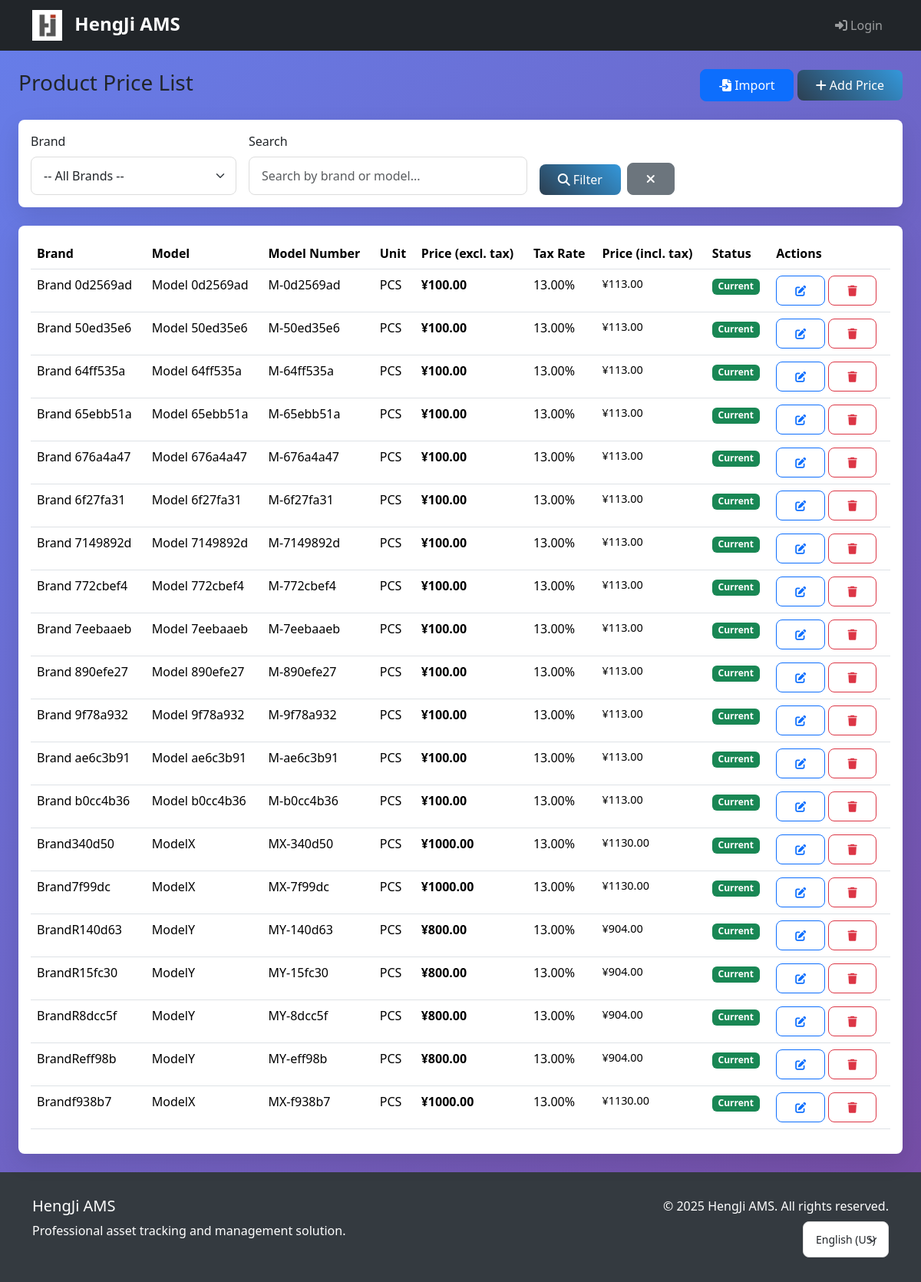
Before: /en-us/products/ with the older database file.
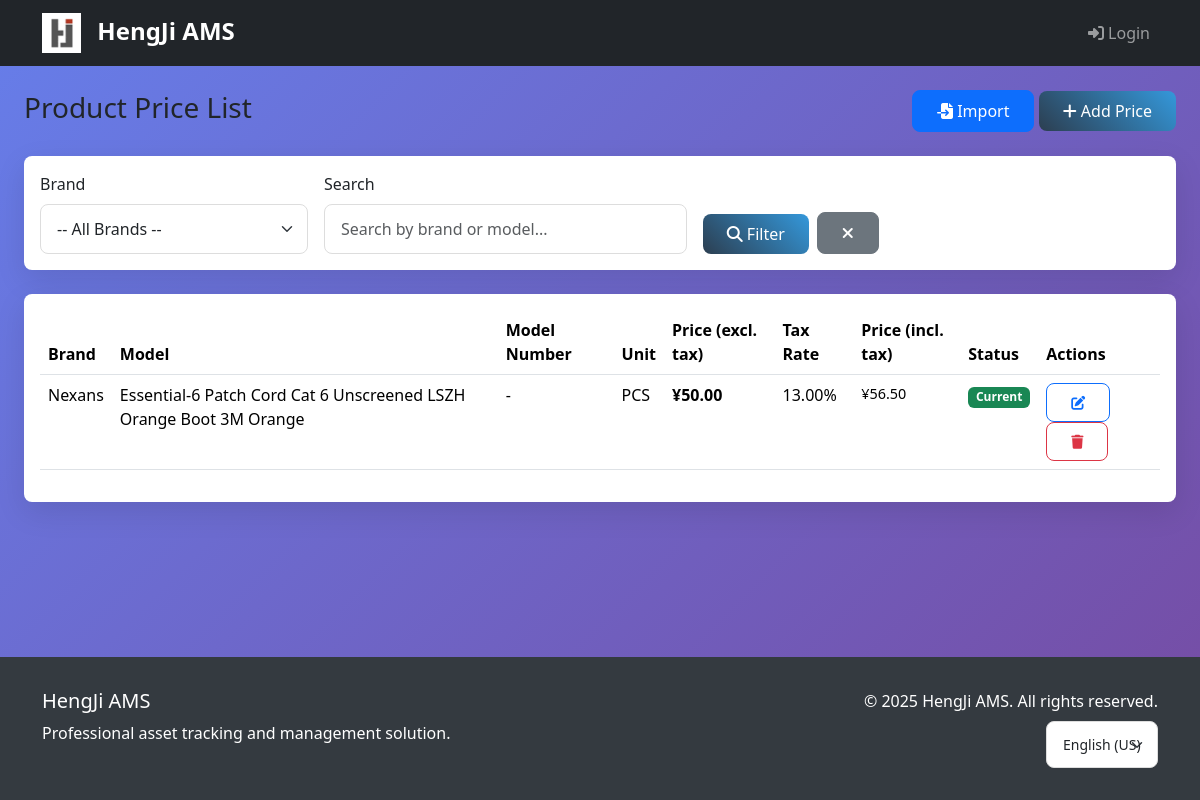
After: the same page with the newer database file.
### products/models.py (models this page shows, shortened)
class ProductPrice(models.Model):
    brand = models.ForeignKey(
        AssetBrand,
        on_delete=models.CASCADE,
        related_name='product_prices',
        verbose_name=_('Brand')
    )
    model = models.ForeignKey(
        AssetModel,
        on_delete=models.CASCADE,
        related_name='product_prices',
        verbose_name=_('Model')
    )
    unit = models.CharField(
        max_length=50,
        default='PCS',
        verbose_name=_('Unit'),
        help_text=_('Unit of measure (e.g., PCS, SET, KG)')
    )
    price_without_tax = models.DecimalField(
        max_digits=12,
        decimal_places=2,
        validators=[MinValueValidator(Decimal('0.00'))],
        verbose_name=_('Price Without Tax')
    )
    price_with_tax = models.DecimalField(
        max_digits=12,
        decimal_places=2,
        blank=True,
        null=True,
        validators=[MinValueValidator(Decimal('0.00'))],
        verbose_name=_('Price With Tax')
    )
    tax_rate = models.DecimalField(
        max_digits=5,
        decimal_places=2,
        default=Decimal('13.00'),
        validators=[MinValueValidator(Decimal('0.00'))],
        verbose_name=_('Tax Rate (%)'),
        help_text=_('Tax rate as percentage (e.g., 13.00 for 13%)')
    )
    is_current = models.BooleanField(
        default=True,
        verbose_name=_('Current Price'),
        help_text=_('Whether this is the current active price')
    )
    valid_from = models.DateField(
        null=True,
        blank=True,
        verbose_name=_('Valid From'),
        help_text=_('Date from which this price is valid')
    )
    valid_until = models.DateField(
        null=True,
        blank=True,
        verbose_name=_('Valid Until'),
        help_text=_('Date until which this price is valid')
    )
    notes = models.TextField(
        blank=True,
        verbose_name=_('Notes')
    )
    created_at = models.DateTimeField(auto_now_add=True, verbose_name=_('Created At'))
    updated_at = models.DateTimeField(auto_now=True, verbose_name=_('Updated At'))
    class Meta:
        verbose_name = _('Product Price')
        verbose_name_plural = _('Product Prices')
        ordering = ['brand__name', 'model__name']
        unique_together = ['brand', 'model']

### assets/models.py (models this page shows, shortened)
class AssetBrand(models.Model):
    id = models.UUIDField(primary_key=True, default=uuid.uuid4, editable=False)
    name = models.CharField(
        max_length=255,
        unique=True,
        verbose_name=_('Brand Name')
    )
    code = models.CharField(
        max_length=50,
        unique=True,
        verbose_name=_('Brand Code'),
        help_text=_('Short code for the brand (e.g., DELL, HP, APPLE)')
    )
    description = models.TextField(
        blank=True,
        verbose_name=_('Description')
    )
    website = models.URLField(
        blank=True,
        verbose_name=_('Website')
    )
    support_email = models.EmailField(
        blank=True,
        verbose_name=_('Support Email')
    )
    support_phone = models.CharField(
        max_length=20,
        blank=True,
        verbose_name=_('Support Phone')
    )
    is_active = models.BooleanField(default=True, verbose_name=_('Active'))
    created_at = models.DateTimeField(auto_now_add=True, verbose_name=_('Created At'))
    updated_at = models.DateTimeField(auto_now=True, verbose_name=_('Updated At'))
    class Meta:
        verbose_name = _('Asset Brand')
        verbose_name_plural = _('Asset Brands')
        ordering = ['name']

class AssetModel(models.Model):
    id = models.UUIDField(primary_key=True, default=uuid.uuid4, editable=False)
    brand = models.ForeignKey(
        AssetBrand,
        on_delete=models.CASCADE,
        related_name='models',
        verbose_name=_('Brand')
    )
    name = models.CharField(
        max_length=255,
        verbose_name=_('Model Name')
    )
    model_number = models.CharField(
        max_length=100,
        blank=True,
        verbose_name=_('Model Number'),
        help_text=_('Official model number from manufacturer')
    )
    unit = models.CharField(
        max_length=50,
        default='PCS',
        verbose_name=_('Unit'),
        help_text=_('Default unit for this model (e.g., PCS, SET, KG)')
    )
    description = models.TextField(
        blank=True,
        verbose_name=_('Description')
    )
    specifications = models.JSONField(
        default=dict,
        blank=True,
        verbose_name=_('Specifications'),
        help_text=_('Technical specifications as JSON')
    )
    is_active = models.BooleanField(default=True, verbose_name=_('Active'))
    created_at = models.DateTimeField(auto_now_add=True, verbose_name=_('Created At'))
    updated_at = models.DateTimeField(auto_now=True, verbose_name=_('Updated At'))
    class Meta:
        verbose_name = _('Asset Model')
        verbose_name_plural = _('Asset Models')
        ordering = ['brand__name', 'name']
        unique_together = ['brand', 'model_number']

### products/views.py (the view)
# urls.py: path('', views.ProductPriceListView.as_view(), name='price_list'),
class ProductPriceListView(ListView):
    model = ProductPrice
    template_name = 'products/price_list.html'
    context_object_name = 'prices'
    paginate_by = 20
    def get_queryset(self):
        queryset = ProductPrice.objects.all().select_related('brand', 'model')
        brand_id = self.request.GET.get('brand')
        if brand_id:
            queryset = queryset.filter(brand_id=brand_id)
        search = self.request.GET.get('search')
        if search:
            queryset = queryset.filter(
                models.Q(brand__name__icontains=search) |
                models.Q(model__name__icontains=search) |
                models.Q(model__model_number__icontains=search)
            )
        return queryset
    def get_context_data(self, **kwargs):
        context = super().get_context_data(**kwargs)
        context['brands'] = AssetBrand.objects.filter(is_active=True).order_by('name')
        context['selected_brand'] = self.request.GET.get('brand', '')
        context['search_query'] = self.request.GET.get('search', '')
        return context

### templates/products/price_list.html (shortened to what the changed rows need)
{% extends "base/base.html" %}
{% load i18n %}
{% block content %}
<div class="container-fluid">
    <div class="row mb-4">
        <div class="col-12 d-flex justify-content-between align-items-center">
            <h1 class="h3">{% trans "Product Price List" %}</h1>
        </div>
    </div>
    <div class="row">
        <div class="col-12">
            <div class="card">
                <div class="card-body">
                    {% if prices %}
                    <div class="table-responsive">
                        <table class="table table-hover">
                            <thead>
                                <tr>
                                    <th>{% trans "Brand" %}</th>
                                    <th>{% trans "Model" %}</th>
                                    <th>{% trans "Model Number" %}</th>
                                    <th>{% trans "Unit" %}</th>
                                    <th>{% trans "Price (excl. tax)" %}</th>
                                    <th>{% trans "Tax Rate" %}</th>
                                    <th>{% trans "Price (incl. tax)" %}</th>
                                    <th>{% trans "Status" %}</th>
                                    <th>{% trans "Actions" %}</th>
                                </tr>
                            </thead>
                            <tbody>
                                {% for price in prices %}
                                <tr>
                                    <td>{{ price.brand.name }}</td>
                                    <td>{{ price.model.name }}</td>
                                    <td>{{ price.model.model_number|default:"-" }}</td>
                                    <td>{{ price.unit }}</td>
                                    <td class="price-display">¥{{ price.price_without_tax|floatformat:2 }}</td>
                                    <td>{{ price.tax_rate }}%</td>
                                    <td class="price-with-tax">¥{{ price.price_with_tax|floatformat:2 }}</td>
                                    <td>
                                        {% if price.is_current %}
                                        <span class="badge bg-success">{% trans "Current" %}</span>
                                        {% else %}
                                        <span class="badge bg-secondary">{% trans "Inactive" %}</span>
                                        {% endif %}
                                    </td>
                                    <td>
                                        <a href="{% url 'products:price_edit' price.pk %}" class="btn btn-sm btn-outline-primary">
                                            <i class="fas fa-edit"></i>
                                        </a>
                                        <a href="{% url 'products:price_delete' price.pk %}" class="btn btn-sm btn-outline-danger">
                                            <i class="fas fa-trash"></i>
                                        </a>
                                    </td>
                                </tr>
                                {% endfor %}
                            </tbody>
                        </table>
                    </div>
                    {% endif %}
                </div>
            </div>
        </div>
    </div>
</div>
{% endblock %}

Changed rows visible on the page:
removed ProductPrice: brand.name "Brand 0d2569ad", model.name "Model 0d2569ad", model.model_number "M-0d2569ad", unit "PCS", price_without_tax "100.00", tax_rate "13.00", price_with_tax "113.00"
removed ProductPrice: brand.name "Brand 50ed35e6", model.name "Model 50ed35e6", model.model_number "M-50ed35e6", unit "PCS", price_without_tax "100.00", tax_rate "13.00", price_with_tax "113.00"
removed ProductPrice: brand.name "Brand 64ff535a", model.name "Model 64ff535a", model.model_number "M-64ff535a", unit "PCS", price_without_tax "100.00", tax_rate "13.00", price_with_tax "113.00"
removed ProductPrice: brand.name "Brand 65ebb51a", model.name "Model 65ebb51a", model.model_number "M-65ebb51a", unit "PCS", price_without_tax "100.00", tax_rate "13.00", price_with_tax "113.00"
removed ProductPrice: brand.name "Brand 676a4a47", model.name "Model 676a4a47", model.model_number "M-676a4a47", unit "PCS", price_without_tax "100.00", tax_rate "13.00", price_with_tax "113.00"
removed ProductPrice: brand.name "Brand 6f27fa31", model.name "Model 6f27fa31", model.model_number "M-6f27fa31", unit "PCS", price_without_tax "100.00", tax_rate "13.00", price_with_tax "113.00"
removed ProductPrice: brand.name "Brand 7149892d", model.name "Model 7149892d", model.model_number "M-7149892d", unit "PCS", price_without_tax "100.00", tax_rate "13.00", price_with_tax "113.00"
removed ProductPrice: brand.name "Brand 772cbef4", model.name "Model 772cbef4", model.model_number "M-772cbef4", unit "PCS", price_without_tax "100.00", tax_rate "13.00", price_with_tax "113.00"
removed ProductPrice: brand.name "Brand 7eebaaeb", model.name "Model 7eebaaeb", model.model_number "M-7eebaaeb", unit "PCS", price_without_tax "100.00", tax_rate "13.00", price_with_tax "113.00"
removed ProductPrice: brand.name "Brand 890efe27", model.name "Model 890efe27", model.model_number "M-890efe27", unit "PCS", price_without_tax "100.00", tax_rate "13.00", price_with_tax "113.00"
removed ProductPrice: brand.name "Brand 9f78a932", model.name "Model 9f78a932", model.model_number "M-9f78a932", unit "PCS", price_without_tax "100.00", tax_rate "13.00", price_with_tax "113.00"
removed ProductPrice: brand.name "Brand ae6c3b91", model.name "Model ae6c3b91", model.model_number "M-ae6c3b91", unit "PCS", price_without_tax "100.00", tax_rate "13.00", price_with_tax "113.00"
removed ProductPrice: brand.name "Brand b0cc4b36", model.name "Model b0cc4b36", model.model_number "M-b0cc4b36", unit "PCS", price_without_tax "100.00", tax_rate "13.00", price_with_tax "113.00"
removed ProductPrice: brand.name "Brand340d50", model.name "ModelX", model.model_number "MX-340d50", unit "PCS", price_without_tax "1000.00", tax_rate "13.00", price_with_tax "1130.00"
removed ProductPrice: brand.name "Brand7f99dc", model.name "ModelX", model.model_number "MX-7f99dc", unit "PCS", price_without_tax "1000.00", tax_rate "13.00", price_with_tax "1130.00"
removed ProductPrice: brand.name "BrandR140d63", model.name "ModelY", model.model_number "MY-140d63", unit "PCS", price_without_tax "800.00", tax_rate "13.00", price_with_tax "904.00"
removed ProductPrice: brand.name "BrandR15fc30", model.name "ModelY", model.model_number "MY-15fc30", unit "PCS", price_without_tax "800.00", tax_rate "13.00", price_with_tax "904.00"
removed ProductPrice: brand.name "BrandR8dcc5f", model.name "ModelY", model.model_number "MY-8dcc5f", unit "PCS", price_without_tax "800.00", tax_rate "13.00", price_with_tax "904.00"
removed ProductPrice: brand.name "BrandReff98b", model.name "ModelY", model.model_number "MY-eff98b", unit "PCS", price_without_tax "800.00", tax_rate "13.00", price_with_tax "904.00"
removed ProductPrice: brand.name "Brandf938b7", model.name "ModelX", model.model_number "MX-f938b7", unit "PCS", price_without_tax "1000.00", tax_rate "13.00", price_with_tax "1130.00"
added ProductPrice: brand.name "Nexans", model.name "Essential-6 Patch Cord Cat 6 Unscreened LSZH Orange Boot 3M Orange", model.model_number "-", unit "PCS", price_without_tax "50.00", tax_rate "13.00", price_with_tax "56.50"
